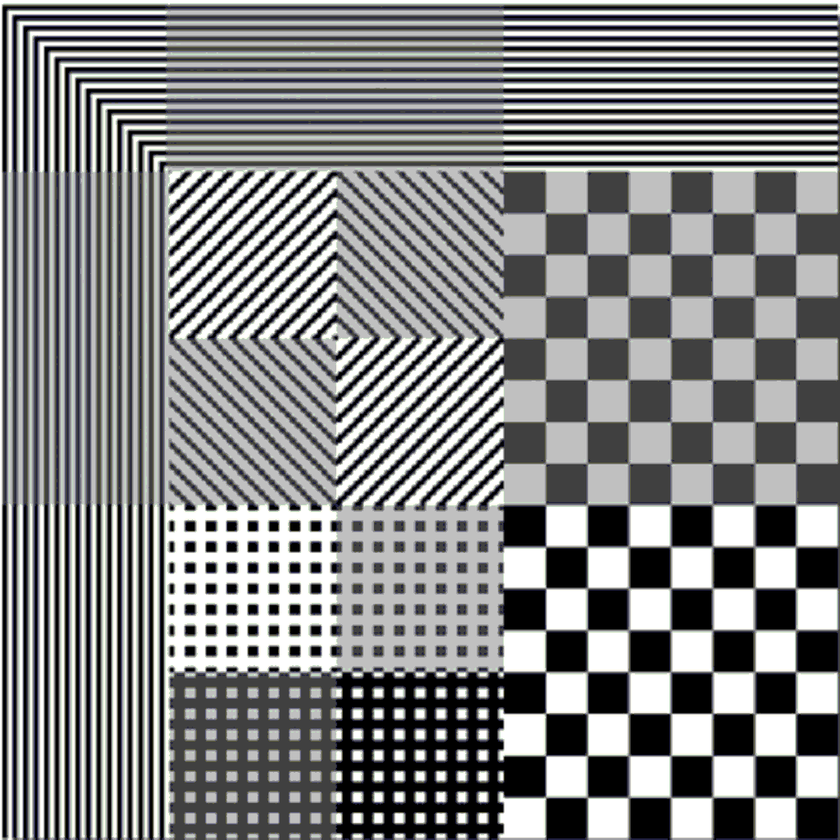
%> input picture Assignment 1/Board.bmp, 840 x 840 px, shrunk from 1024 x 1024 before the run
$ octave imgQuantize.m   (GNU Octave 9; MATLAB toolbox functions it lacks are replaced by stand-ins)
%> lines starting %> are read from the running program, lines starting %| are printed output that depends on the picture
% [11 lines of commented-out code are left out]

clc;    % Clear the command window.
close all;  % Close all figures (except those of imtool.)
clear;  % Erase all existing variables.
workspace;  % Make sure the workspace panel is showing.
format longg;
format compact;
fontSize = 15;


% Read in a standard MATLAB gray scale demo image.

grayImage = imread('Board.bmp');
%> grayImage is the input picture: size 840x840x3 uint8; mean R, G, B 131.6, 132.5, 132.7
% Get the dimensions of the image.
% numberOfColorBands should be = 1.
[rows columns numberOfColorBands] = size(grayImage);
%> rows = 840; columns = 840; numberOfColorBands = 3
% Display the original gray scale image.
subplot(2, 2, 1);
imshow(grayImage, []);
title('Original Grayscale Image', 'FontSize', fontSize);
% Enlarge figure to full screen.
set(gcf, 'units','normalized','outerposition',[0 0 1 1]);
% Give a name to the title bar.
set(gcf,'name','Demo by ImageAnalyst','numbertitle','off')

% Let's compute and display the histogram.
[pixelCount grayLevels] = imhist(grayImage);
%> pixelCount = 256 values, max 257917 at index 256, min 1060 at index 16, mean 8268.8; grayLevels = 256 values from 0 to 255
subplot(2, 2, 2);
bar(pixelCount);
grid on;
title('Histogram of original image', 'FontSize', fontSize);
xlim([0 grayLevels(end)]); % Scale x axis manually.

% Quantize
prompt = 'Quantization bit? = ';
newbit = input(prompt);
%> the answer given: 3
newMax = 2^newbit - 1;
sizeOfGrayLevels = size(grayLevels);
%> sizeOfGrayLevels = [256 1]
numberOfGrayLevels = sizeOfGrayLevels(1,1);
%> numberOfGrayLevels = 256
quantizedImage = uint8(mat2gray(grayImage) * (newMax));
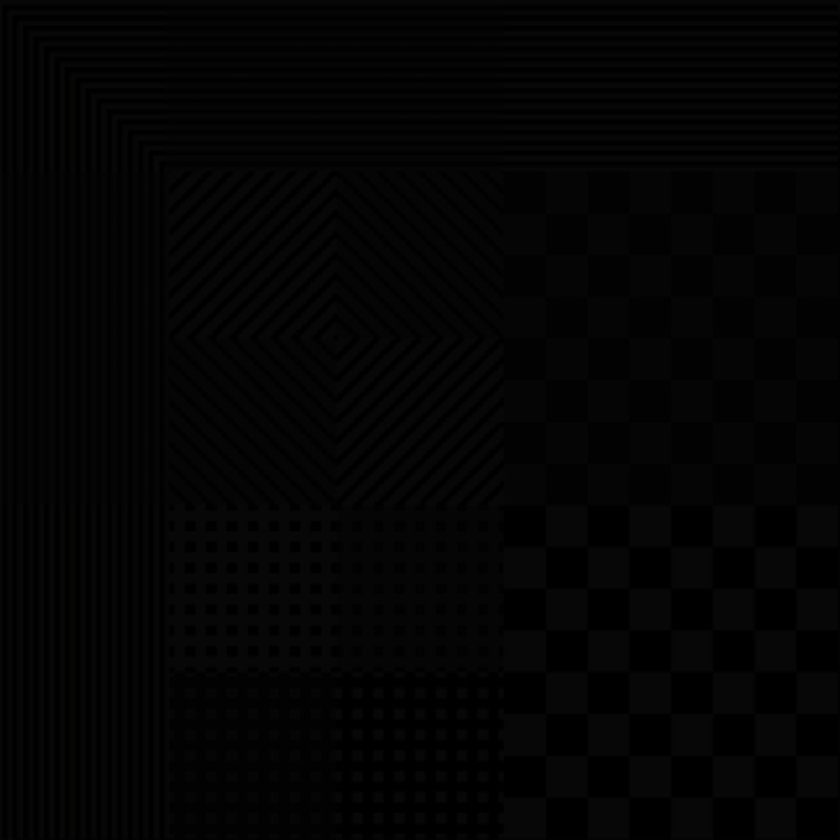
%> quantizedImage: size 840x840x3 uint8; mean R, G, B 3.59, 3.62, 3.64
% Display the original gray scale image.
subplot(2, 2, 3);
imshow(quantizedImage, []);
caption = sprintf('Image quantized into %d bits or %d gray levels ', newbit ,newMax);
title(caption, 'FontSize', fontSize);
% Enlarge figure to full screen.
set(gcf, 'units','normalized','outerposition',[0 0 1 1]);
% Give a name to the title bar.
set(gcf,'name','Demo by ImageAnalyst','numbertitle','off')

% Let's compute and display the histogram.
[pixelCount grayLevels] = imhist(quantizedImage);
%> pixelCount = 256 values, max 509357 at index 6, min 0 at index 9, mean 8268.8
subplot(2, 2, 4);
bar(pixelCount);
grid on;
caption = sprintf('Histogram of image quantized into %d bits or %d gray levels ', newbit ,newMax);
title(caption, 'FontSize', fontSize);
lastGL = find(pixelCount>0, 1, 'last');
%> lastGL = 8
xlim([0 lastGL+1]); % Scale x axis manually.
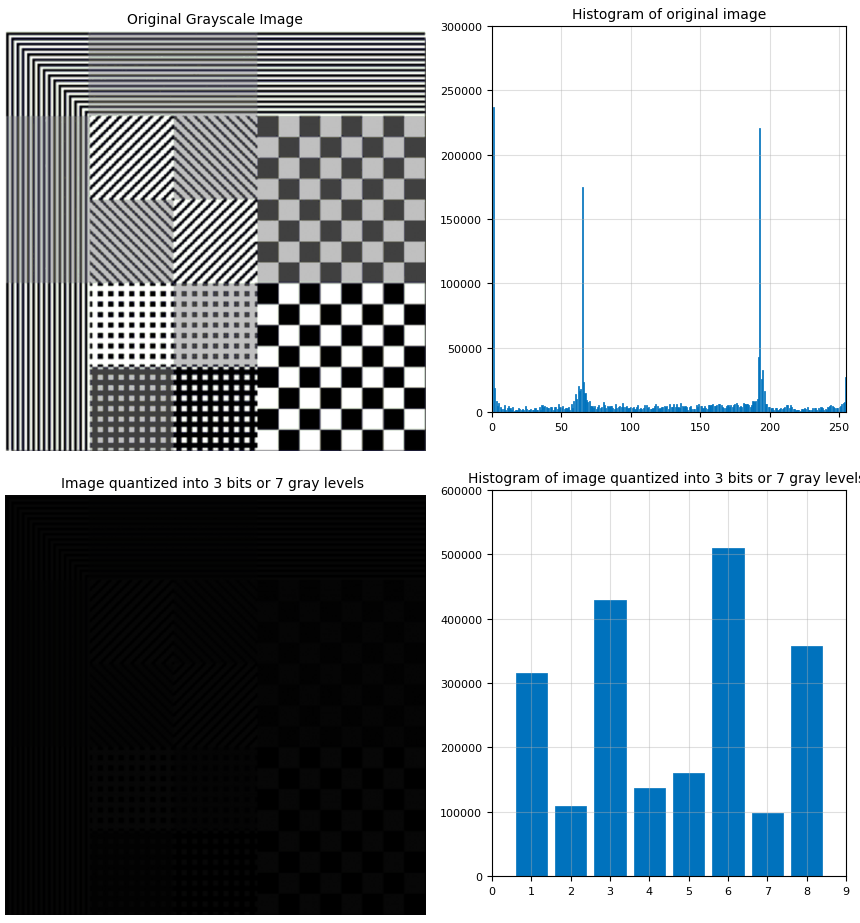
%> figure redrawn from the program's plot data, 4 panels
